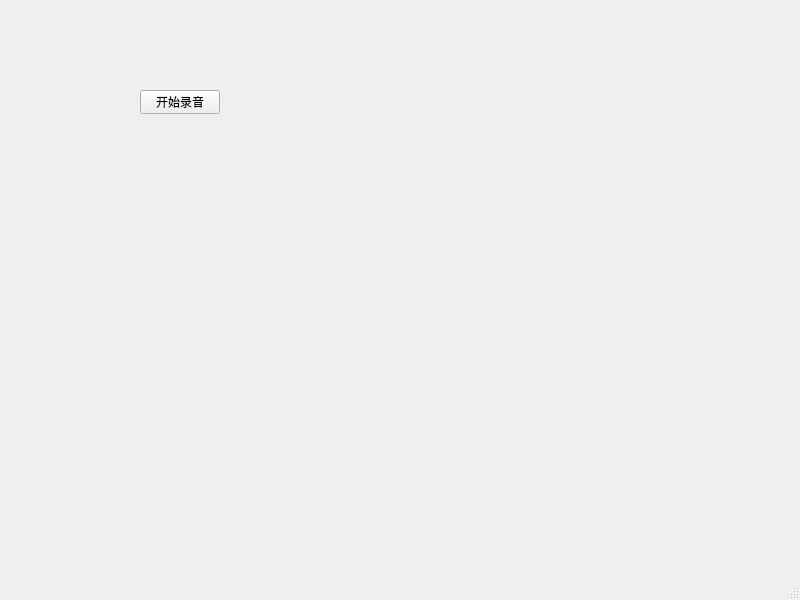
<?xml version="1.0" encoding="UTF-8"?>
<ui version="4.0">
 <class>MainWindow</class>
 <widget class="QMainWindow" name="MainWindow">
  <property name="geometry">
   <rect>
    <x>0</x>
    <y>0</y>
    <width>800</width>
    <height>600</height>
   </rect>
  </property>
  <property name="windowTitle">
   <string>MainWindow</string>
  </property>
  <widget class="QWidget" name="centralwidget">
   <widget class="QPushButton" name="recordAudioBtn">
    <property name="geometry">
     <rect>
      <x>140</x>
      <y>90</y>
      <width>80</width>
      <height>24</height>
     </rect>
    </property>
    <property name="text">
     <string>开始录音</string>
    </property>
   </widget>
  </widget>
  <widget class="QMenuBar" name="menubar">
   <property name="geometry">
    <rect>
     <x>0</x>
     <y>0</y>
     <width>800</width>
     <height>25</height>
    </rect>
   </property>
  </widget>
  <widget class="QStatusBar" name="statusbar"/>
 </widget>
 <resources/>
 <connections/>
</ui>
